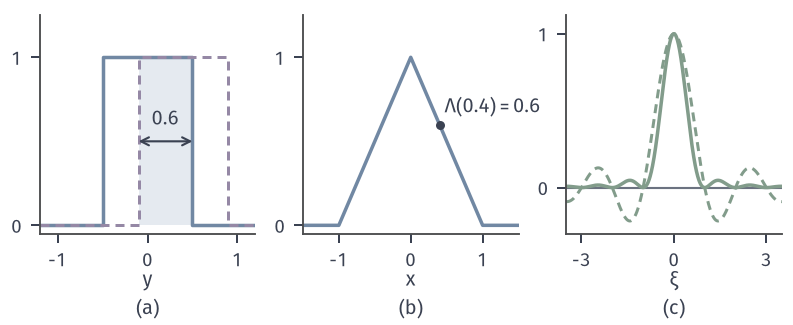

Python code for this plot:
from pathlib import Path
import sys
ROOT = next(p for p in Path(__file__).resolve().parents if (p/"build.sh").is_file() and (p/"tex/book.tex").is_file())
sys.path.insert(0, str(ROOT/"figures/00-shared/mathematical-preliminaries-upper/00-shared/comprehension-figures"))
from support import figure, save, BLUE, GREEN, YELLOW, RED, PURPLE, INK, MUTED, GRID, BLUE_FILL, GREEN_FILL, YELLOW_FILL, RED_FILL, PURPLE_FILL
import numpy as np

def tag(fig, axes, y=.02):
    for ax, s in zip(axes, ['(a)', '(b)', '(c)', '(d)', '(e)', '(f)']):
        q = ax.get_position(); fig.text((q.x0+q.x1)/2, y, s, ha='center', va='bottom')

# B*B=Lambda：x=0.4 时重叠长度 0.6；频域 sinc 与 sinc^2。
fig, axes = figure(width_mm=112, height_mm=46, ncols=3)
fig.set_layout_engine(None)
fig.subplots_adjust(left=.05, right=.985, top=.95, bottom=.28, wspace=.22)
ax = axes[0]; x0 = .4
ax.fill_between([x0-.5, .5], 0, 1, color=BLUE_FILL, lw=0)
ax.plot([-1.2, -.5, -.5, .5, .5, 1.2], [0, 0, 1, 1, 0, 0], color=BLUE, lw=1.4)
ax.plot([-1.2, x0-.5, x0-.5, x0+.5, x0+.5, 1.2], [0, 0, 1, 1, 0, 0], color=PURPLE, lw=1.2, ls=(0, (3, 2)))
ax.annotate('', xy=(x0-.5, .5), xytext=(.5, .5), arrowprops=dict(arrowstyle='<->', lw=.85, color=INK, shrinkA=0, shrinkB=0))
ax.text(.2, .57, '$0.6$', ha='center', va='bottom')
ax.set_xlim(-1.2, 1.2); ax.set_ylim(-.05, 1.25); ax.set_xticks([-1, 0, 1]); ax.set_yticks([0, 1]); ax.set_xlabel('$y$', labelpad=0)
ax = axes[1]
x = np.linspace(-1.5, 1.5, 601)
ax.plot(x, np.maximum(0, 1-np.abs(x)), color=BLUE, lw=1.4)
ax.plot([x0], [1-x0], 'o', ms=3.6, color=INK, mew=0)
ax.text(.47, .64, r'$\Lambda(0.4)=0.6$', ha='left', va='bottom')
ax.set_xlim(-1.5, 1.5); ax.set_ylim(-.05, 1.25); ax.set_xticks([-1, 0, 1]); ax.set_yticks([0, 1]); ax.set_xlabel('$x$', labelpad=0)
ax = axes[2]
xi = np.linspace(-3.5, 3.5, 1500)
ax.axhline(0, color=MUTED, lw=.85)
ax.plot(xi, np.sinc(xi), color=GREEN, lw=1.2, ls=(0, (3, 2)))
ax.plot(xi, np.sinc(xi)**2, color=GREEN, lw=1.4)
ax.set_xlim(-3.5, 3.5); ax.set_ylim(-.3, 1.12); ax.set_xticks([-3, 0, 3]); ax.set_yticks([0, 1]); ax.set_xlabel(r'$\xi$', labelpad=0)
tag(fig, axes)
save(fig, Path(__file__).resolve().parent, 'figure', {'formula': '(B*B)(x)=max(0,1-|x|), Fourier sinc^2'})
